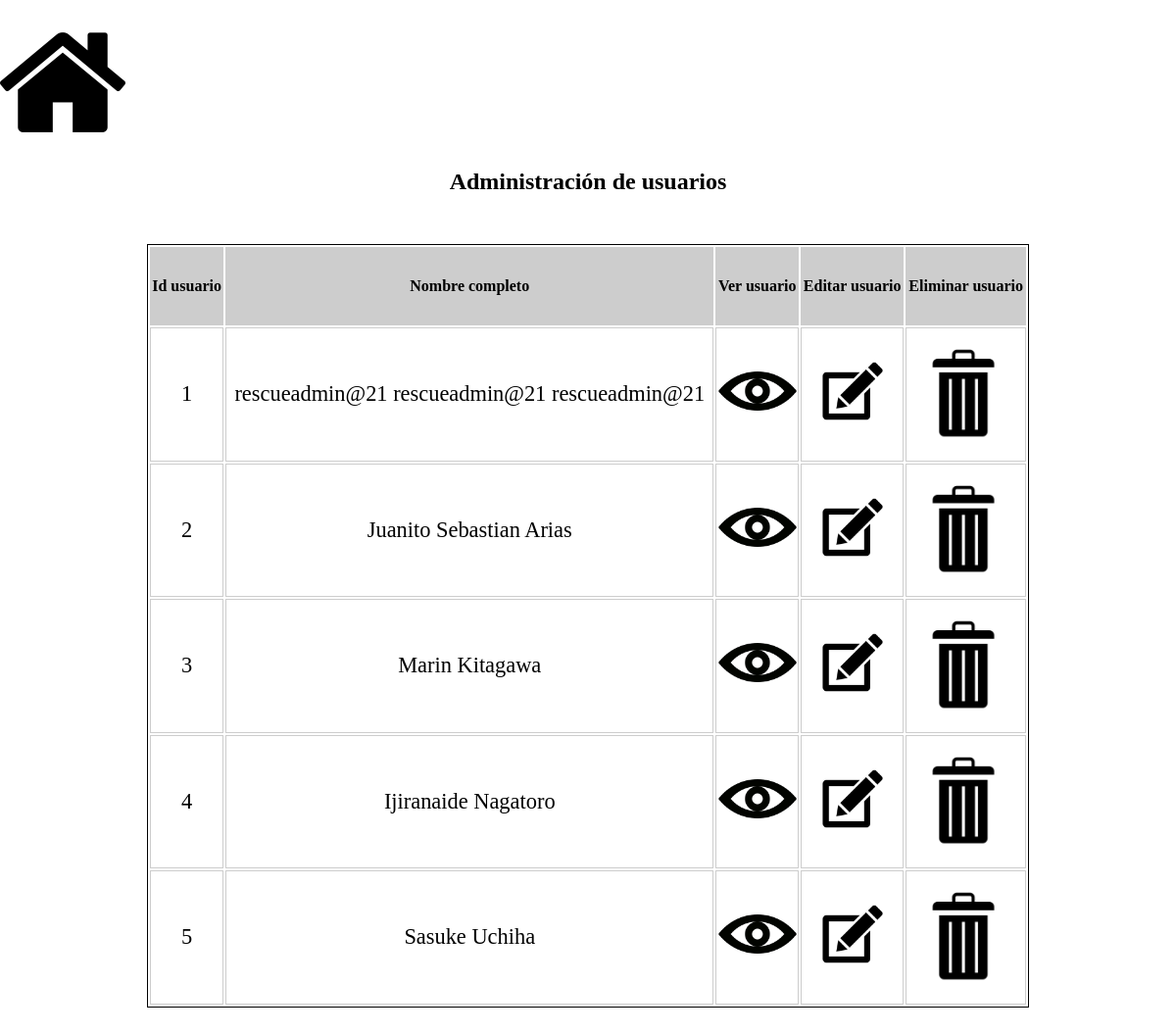
Page /administrar (signed in) on the committed database.
### tables this page shows
CREATE TABLE `users` (
  `id` int(11) NOT NULL,
  `first_name` varchar(30) NOT NULL,
  `middle_name` varchar(25) DEFAULT NULL,
  `last_name` varchar(25) NOT NULL,
  `age` int(11) NOT NULL,
  `email` varchar(62) NOT NULL,
  `password` varchar(255) NOT NULL,
  `identification_type` int(11) NOT NULL,
  `identification_number` varchar(20) NOT NULL,
  `role_id` int(11) NOT NULL,
  `update_on` timestamp NOT NULL DEFAULT current_timestamp() ON UPDATE current_timestamp(),
  `registred_on` timestamp NOT NULL DEFAULT current_timestamp()
);

### app/controllers/UserController.php (called while the page is built, shortened)
<?php
class UserController extends BaseController{
    public function showUserManager(){
        $users = (new User)->selectAll();
        $this->returnView("UserManager", [
            "users" => $users
        ]);
    }
}

### core/router/Router.php (called while the page is built, shortened)
<?php
class Router{
    public function treatRequest(string $url){
        if (array_key_exists($url, $this->routes)) {
            $controller = $this->routes["$url"][0];
            $method = $this->routes["$url"][1];
            if(!class_exists($controller)){
                throw new Exception("CONTROLADOR {$controller} NO EXISTE", 1);
            }else if(!method_exists($controller, $method)){
                throw new Exception("CONTROLADOR {$controller} y su método {$method} NO EXISTE", 1);
            }else{
                return (new $controller)->$method();
            }
        }
    }
}

### Index.php (called while the page is built, shortened)
<?php
require_once "./core/router/Router.php";
$routes = require_once "./core/router/Routes.php";
$router = new Router($routes);
$router->treatRequest(Handler::getURL());

### core/Injector.php (called while the page is built, shortened)
<?php
class Injector{
    protected static Array $dependencies;
    public static function set(string $dependency_name, mixed $value){
        static::$dependencies[$dependency_name] = $value;
    }
    public static function get(string $dependency_name){
        if(array_key_exists($dependency_name, static::$dependencies)){
            return static::$dependencies[$dependency_name];
        }
    }
}

### core/database/QueryBuilder.php (called while the page is built, shortened)
<?php
class QueryBuilder{
    public function selectAll(string $table_name): Array | bool{
        $result = null;
        try {
            $query = $this->connection->prepare("SELECT * FROM {$table_name}");
            $query->execute();
            $result = $query->fetchAll(PDO::FETCH_ASSOC);
        } catch (PDOException $error) {
            echo $error;
            $result = false;
        }
        return $result;
    }
}

### app/models/Model.php (called while the page is built, shortened)
<?php
class Model{
    protected static string $table_name = "";
    public function __construct(Array $properties = []){
        $this->properties = $properties;
    }
    public function __get($propiedad){
        if(property_exists($this, $propiedad)){
            return $this->$propiedad;
        }
    }
    public function selectAll(){
        if(empty(static::$table_name)){
            return throw new Exception("ERROR, NOMBRE DE LA TABLA NO DEFINIDA PARA EL MODELO: " . strtoupper(get_class(new Static)) . "\n", 1);
        }else{
            $results = Injector::get("QueryBuilder")->selectAll(static::$table_name);
            if(empty($results)){
                return false;
            }else{
                return array_map(fn($result) => new Static($result), $results);
            }
        }
    }
}

### public/views/UserManager.view.php (the view, shortened to what this page needs)
<!DOCTYPE html>
<html lang="en">
<head>
    <link rel="stylesheet" href="/public/css/Normalize.css">
    <link rel="stylesheet" href="/public/css/NavMenu.css">
    <link rel="stylesheet" href="/public/css/UserManager.css">
</head>
<body>
    <section id="administration_tittle">
        <h1>Administración de usuarios</h1>
    </section>
    <main id="users_table">
        <table>
            <thead>
                <tr>
                    <th>Id usuario</th>
                    <th>Nombre completo</th>
                    <th>Ver usuario</th>
                    <th>Editar usuario</th>
                    <th>Eliminar usuario</th>
                </tr>
            </thead>
            <tbody>
                <?php foreach ($users as $user):?>
                    <tr>
                        <td><?=$user->properties["id"]?></td>
                        <td><?=$user->properties["first_name"]. " " . $user->properties["middle_name"] . " " . $user->properties["last_name"]?></td>
                        <td>
                            <form action="consultar-usuario-form" method="post">
                                <button class="button eye">
                                    <img src="/public/assets/icons/eye.ico" alt="Icono de visualizar no encontrado" class="icon">
                                </button>
                            </form>
                        </td>
                        <td>
                            <form action="editar-usuario-form" method="post">
                                <button class="button pencil">
                                    <img src="/public/assets/icons/pencil.ico" alt="Icono de editar no encontrado" class="icon">
                                </button>
                            </form>
                        </td>
                        <td>
                            <form action="eliminar-usuario" method="post">
                                <button class="button pencil">
                                    <img src="/public/assets/icons/trash.ico" alt="Icono de eliminar no encontrado" class="icon">
                                </button>
                            </form>
                        </td>
                    </tr>
                <?php endforeach?>
            </tbody>
        </table>
    </main>
</body>
</html>

### app/controllers/BaseController.php (shortened to what this page needs)
<?php
class BaseController{
    protected static function returnView(string $name_view, Array $params = []){
        if(file_exists("./public/views/{$name_view}.view.php")){
            extract($params);
            return require "./public/views/{$name_view}.view.php";
        }else{
            header("HTTP/1.1 404 NOT FOUND");
        }
    }
}

### public/css/NavMenu.css (style rules this page uses)
nav { width: 100%; height: auto; margin: 20px 0; }

### public/css/UserManager.css (style rules this page uses)
:root { --color-table-head: rgb(205, 205, 205); --color-border-table : black; }
section#administration_tittle { text-align: center; }
main { width: 100%; margin: 50px auto; }
table { width: 75%; margin: auto; text-align: center; border: 1px solid var(--color-border-table); }
table tr th { padding: 30px 0; background-color: var(--color-table-head); border: 1px solid var(--color-table-head); }
table tr td { padding: 8px 0; font-size: 1.4rem; border: 1px solid var(--color-table-head); margin: 0; }
table img.icon { width: 80px; }
button.button { background: none; border: none; }

### rows in the picture
users: id "1", first_name "rescueadmin@21", middle_name "rescueadmin@21", last_name "rescueadmin@21"
users: id "2", first_name "Juanito", middle_name "Sebastian", last_name "Arias"
users: id "3", first_name "Marin", last_name "Kitagawa"
users: id "4", first_name "Ijiranaide", last_name "Nagatoro"
users: id "5", first_name "Sasuke", last_name "Uchiha"
